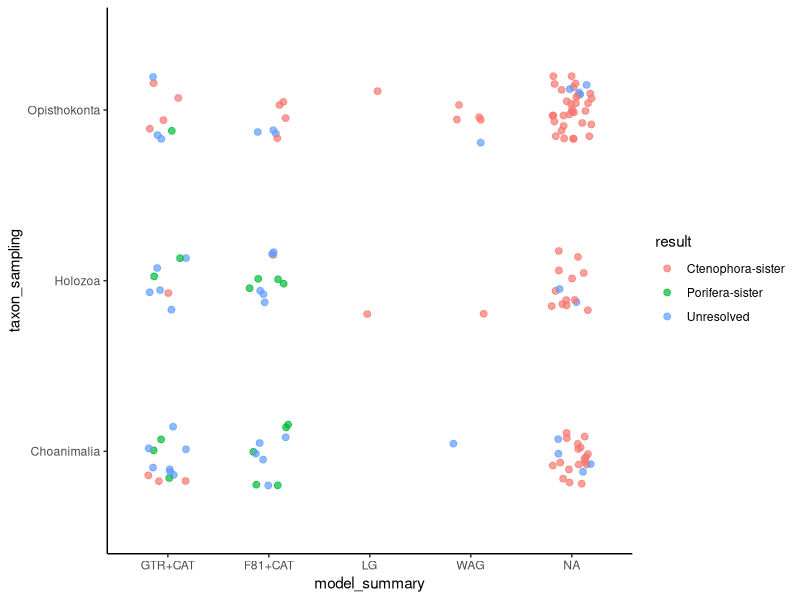

Write R code to recreate this figure.
## ---- chunk 1
knitr::opts_chunk$set(
	message = FALSE,
	warning = FALSE,
	echo=FALSE,
	dpi=300,
	cache=TRUE
	)
## ---- chunk 2
library( tidyverse )
library( magrittr )
## ---- chunk 3
cteno_color = "#F8766D"
poro_color = "#00BA38"
unresolved_color = "#6F94CD"

papers = read_tsv( "tables/papers.tsv" )
datasets = read_tsv( "tables/datasets.tsv" )
analyses = 
	read_tsv( "tables/analyses.tsv", col_types = 'iccccccccccclnnnncc' ) %>%
	mutate( taxon_sampling = factor( taxon_sampling, levels= c( 'Choanimalia', 'Holozoa', 'Opisthokonta' ) ) )

bootstrap_threshold = 90
posterior_prob_threshold = 95

analyses$result = "Unresolved"
analyses$result[ ( analyses$inference == "Bayesian" ) & (analyses$support_porifera_sister >= posterior_prob_threshold) ] = "Porifera-sister"
analyses$result[ ( analyses$inference == "Bayesian" ) & (analyses$support_ctenophora_sister >= posterior_prob_threshold) ] = "Ctenophora-sister"
analyses$result[ ( analyses$inference == "ML" ) &       (analyses$support_porifera_sister >= bootstrap_threshold) ] = "Porifera-sister"
analyses$result[ ( analyses$inference == "ML" ) &       (analyses$support_ctenophora_sister >= bootstrap_threshold) ] = "Ctenophora-sister"
analyses$result = factor( analyses$result )

analyses$model_summary = analyses$model_rate_matrix
long_summary = paste(analyses$model_rate_matrix, analyses$model_equilibrium, sep="+")
analyses$model_summary[ ! is.na(analyses$model_equilibrium) ] = long_summary[ ! is.na(analyses$model_equilibrium) ]
analyses$model_summary[ grepl("WAG", analyses$model_summary) ] = "WAG" # Simplify WAG
analyses$model_summary = factor( analyses$model_summary, levels=c("GTR+CAT", "F81+CAT", "LG", "WAG") )

## ---- chunk 4

analyses %>% 
	ggplot( aes(x=model_summary, y=taxon_sampling, col=result) ) +
		geom_jitter( width = 0.20, height = 0.20, alpha=0.7, size=2 ) +
		theme_classic()
